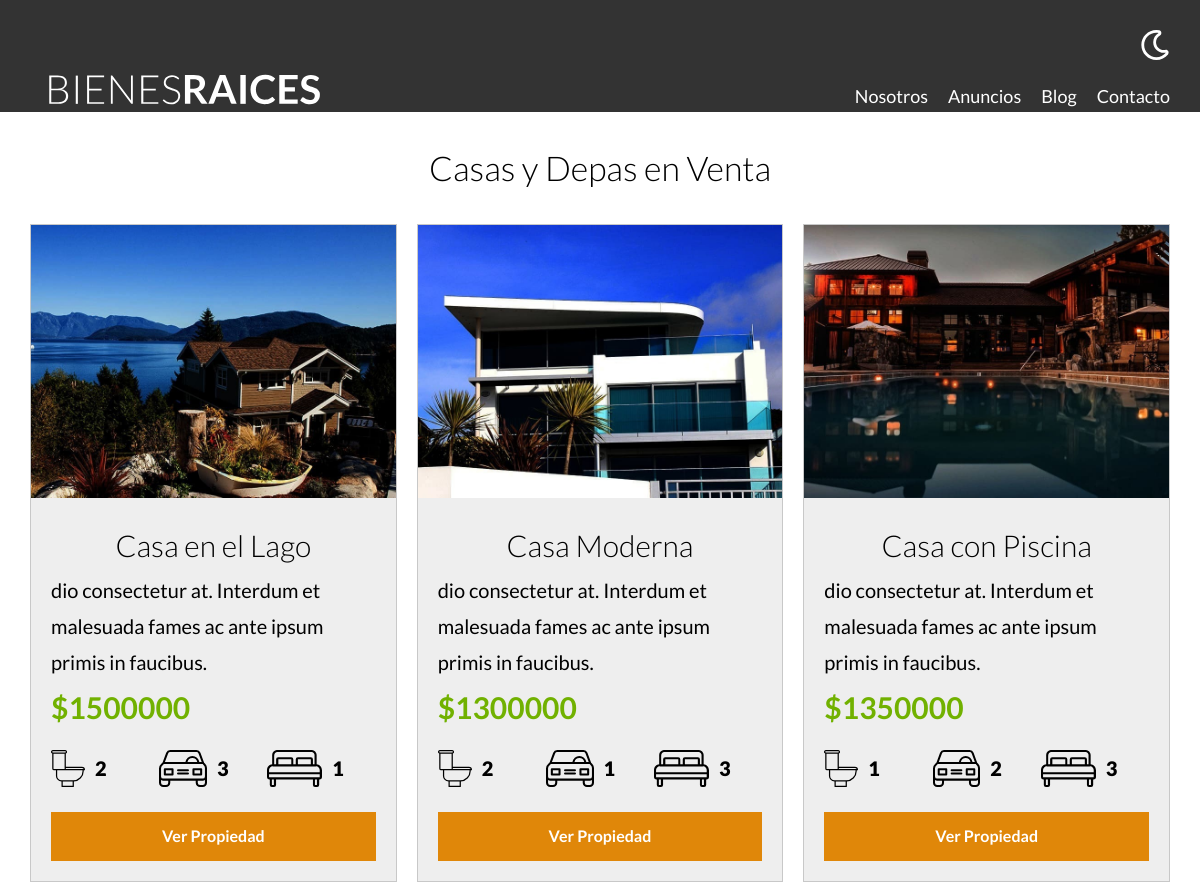
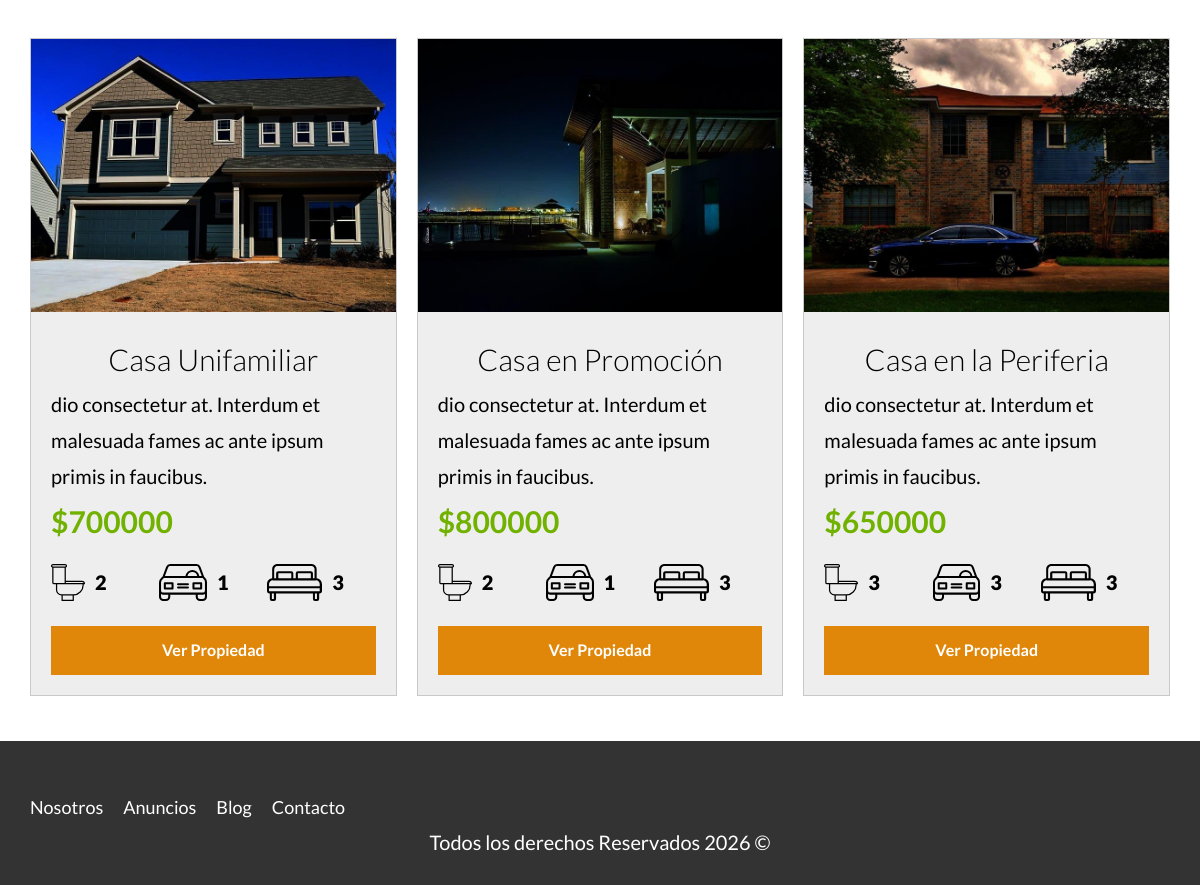
Screenshot of /propiedades with the database file from the repository (2 pictures, top to bottom).
### tables this page shows
CREATE TABLE `propiedades` (
    `id` int(11) NOT NULL AUTO_INCREMENT,
    `titulo` varchar(60) DEFAULT NULL,
    `precio` decimal(10, 2) DEFAULT NULL,
    `imagen` varchar(200) DEFAULT NULL,
    `descripcion` longtext,
    `habitaciones` int(11) DEFAULT NULL,
    `wc` int(11) DEFAULT NULL,
    `estacionamiento` int(11) DEFAULT NULL,
    `vendedorId` int(11) DEFAULT NULL,
    `creado` date DEFAULT NULL,
    PRIMARY KEY (`id`),
    KEY `vendedorId_idx` (`vendedorId`),
    CONSTRAINT `vendedorId` FOREIGN KEY (`vendedorId`) REFERENCES `vendedores` (`id`)
);

### app/Controllers/PaginasController.php (called while the page is built, shortened)
<?php
class PaginasController
{
    public static function propiedades(Router $router)
    {
        $propiedades = Propiedad::all();
        $router->render('paginas/propiedades', [
            'propiedades' => $propiedades,
        ]);
    }
}

### public/index.php (called while the page is built, shortened)
<?php
$router = new Router();
$router->get('/admin', [PropiedadController::class, 'index']);
$router->get('/propiedades/crear', [PropiedadController::class, 'crear']);
$router->post('/propiedades/crear', [PropiedadController::class, 'crear']);
$router->get('/propiedades/actualizar', [PropiedadController::class, 'actualizar']);
$router->post('/propiedades/actualizar', [PropiedadController::class, 'actualizar']);
$router->post('/propiedades/eliminar', [PropiedadController::class, 'eliminar']);
$router->get('/vendedores/crear', [VendedorController::class, 'crear']);
$router->post('/vendedores/crear', [VendedorController::class, 'crear']);
$router->get('/vendedores/actualizar', [VendedorController::class, 'actualizar']);
$router->post('/vendedores/actualizar', [VendedorController::class, 'actualizar']);
$router->post('/vendedores/eliminar', [VendedorController::class, 'eliminar']);
$router->get('/', [PaginasController::class, 'index']);
$router->get('/nosotros', [PaginasController::class, 'nosotros']);
$router->get('/propiedades', [PaginasController::class, 'propiedades']);
$router->get('/propiedad', [PaginasController::class, 'propiedad']);
$router->get('/blog', [PaginasController::class, 'blog']);
$router->get('/entrada-terraza', [PaginasController::class, 'entrada']);
$router->get('/entrada-exterior', [PaginasController::class, 'entrada']);
$router->get('/entrada-salon', [PaginasController::class, 'entrada']);
$router->get('/entrada-habitacion', [PaginasController::class, 'entrada']);
$router->get('/contacto', [PaginasController::class, 'contacto']);
$router->post('/contacto', [PaginasController::class, 'contacto']);
$router->get('/login', [LoginController::class, 'login']);
$router->get('/logout', [LoginController::class, 'logout']);
$router->post('/login', [LoginController::class, 'login']);
$router->comprobarRutas();

### app/Models/ActiveRecord.php (called while the page is built, shortened)
<?php
class ActiveRecord
{
    protected static $db;
    protected static $tabla = '';
    public static function setDB($database)
    {
        self::$db = $database;
    }
    public static function all()
    {
        $query = "SELECT * FROM " . static::$tabla;
        $resultado = self::consultarSQL($query);
        return $resultado;
    }
    public static function consultarSQL($query)
    {
        $resultado = self::$db->query($query);
        $array = [];
        while ($registro = $resultado->fetch_assoc()) {
            $array[] = static::crearObjeto($registro);
        }
        return $array;
    }
    protected static function crearObjeto($registro)
    {
        $objeto = new static();
        foreach ($registro as $key => $value) {
            if (property_exists($objeto, $key)) {
                $objeto->$key = $value;
            }
        }
        return $objeto;
    }
}

### views/paginas/listado.php (the view)
<div class="contenedor-anuncios">
    <?php foreach ($propiedades as $propiedad) { ?>
        <div class="anuncio">
            <img loading="lazy" src="/imagenes/<?php echo $propiedad->imagen; ?>" alt="anuncio">
            <div class="contenido-anuncio">
                <h3><?php echo $propiedad->titulo; ?></h3>
                <p><?php echo $propiedad->descripcion; ?></p>
                <p class="precio">$<?php echo $propiedad->precio; ?></p>
                <ul class="iconos-caracteristicas">
                    <li>
                        <img class="icono" loading="lazy" src="/build/img/icono_wc.svg" alt="icono wc">
                        <p><?php echo $propiedad->wc; ?></p>
                    </li>
                    <li>
                        <img class="icono" loading="lazy" src="/build/img/icono_estacionamiento.svg"
                            alt="icono estacionamiento">
                        <p><?php echo $propiedad->estacionamiento; ?></p>
                    </li>
                    <li>
                        <img class="icono" loading="lazy" src="/build/img/icono_dormitorio.svg" alt="icono habitaciones">
                        <p><?php echo $propiedad->habitaciones; ?></p>
                    </li>
                </ul>
                <a href="propiedad?id=<?php echo $propiedad->id; ?>" class="boton-amarillo-block">
                    Ver Propiedad
                </a>
            </div>
        </div>
    <?php }
    ; ?>
</div>

### views/paginas/propiedades.php
<main class="contenedor seccion">
    <h2>Casas y Depas en Venta</h2>
    <?php
    include 'listado.php';
    ?>
</main>

### app/Router.php (shortened to what this page needs)
<?php
class Router
{
    public $rutasGET = [];
    public $rutasPOST = [];
    public function get($url, $fn)
    {
        $this->rutasGET[$url] = $fn;
    }
    public function post($url, $fn)
    {
        $this->rutasPOST[$url] = $fn;
    }
    public function comprobarRutas()
    {
        $metodo = $_SERVER['REQUEST_METHOD'];
        $urlActual = $_SERVER['REQUEST_URI'] ?? '/';
        $urlActual = strtok($urlActual, '?');
        if ($metodo === 'GET') {
            $fn = $this->rutasGET[$urlActual] ?? null;
        } else {
            $fn = $this->rutasPOST[$urlActual] ?? null;
        }
        if ($fn) {
            call_user_func($fn, $this);
        } else {
            echo "Página No Encontrada (404)";
        }
    }
    public function render($view, $datos = [])
    {
        include __DIR__ . "/../views/$view.php";
        $contenido = ob_get_clean();
        include __DIR__ . "/../views/layout/layout.php";
    }
}

### views/layout/layout.php (shortened to what this page needs)
<?php
if (!isset($inicio)) {
    $inicio = false;
}
?>
<!DOCTYPE html>
<html lang="en">
<head>
    <link rel="stylesheet" href="/build/css/app.css">
</head>
<body>
    <header class="header <?php echo $inicio ? 'inicio' : ''; ?>">
        <div class="contenedor contenido-header">
            <div class="barra">
                <a href="/">
                    <img src="/build/img/logo.svg" alt="Logotipo de Bienes Raices">
                </a>
                <div class="derecha">
                    <img class="dark-mode-boton" src="/build/img/dark-mode.svg">
                    <nav class="navegacion">
                        <a href="/nosotros">Nosotros</a>
                        <a href="/propiedades">Anuncios</a>
                        <a href="/blog">Blog</a>
                        <a href="/contacto">Contacto</a>
                    </nav>
                </div>
            </div>
        </div>
    </header>
    <?php echo $contenido; ?>
    <footer class="footer seccion">
        <div class="contenedor contenedor-footer">
            <nav class="navegacion">
                <a href="/nosotros">Nosotros</a>
                <a href="/propiedades">Anuncios</a>
                <a href="/blog">Blog</a>
                <a href="/contacto">Contacto</a>
            </nav>
        </div>
        <p class="copyright">Todos los derechos Reservados <?php echo date('Y'); ?> &copy;</p>
    </footer>
</body>
</html>

### public/build/css/app.css (style rules this page uses)
*,:after,:before { box-sizing:border-box }
blockquote,body,dd,dl,figure,h1,h2,h3,h4,p { margin:0 }
html { height:100%;scroll-behavior:smooth }
body { line-height:1.5;min-height:100vh;text-rendering:optimizeSpeed;-webkit-font-smoothing:antialiased }
canvas,img,picture,svg,video { display:block;max-width:100% }
html { box-sizing:border-box;font-size:62.5% }
*,:after,:before { box-sizing:inherit }
body { font-family:Lato,sans-serif;font-size:1.6rem;line-height:1.8 }
p { font-size:2rem }
.contenedor { margin:0 auto;max-width:120rem;width:95% }
a { text-decoration:none }
img,picture { display:block;width:100% }
h1,h2,h3 { font-family:Lato,sans-serif;font-weight:300;margin:2.5rem 0;text-align:center }
h2 { font-size:3.4rem }
h3 { font-size:3rem }
.seccion { margin-bottom:2.5rem;margin-top:2.5rem }
.boton-amarillo-block { background-color:#e08709;border:none;color:#fff;display:block;font-weight:700;margin-top:2.5rem;padding:1rem 3rem;text-align:center;text-decoration:none }
.header { background-color:#333 }
.contenido-header { display:flex;flex-direction:column;justify-content:space-between }
.footer { background-color:#333;margin-bottom:0;padding:2.5rem 0 }
.footer .contenedor-footer { padding-top:2.5rem }
.footer .navegacion { height:auto;opacity:1;visibility:visible }
.footer .copyright { color:#fff;text-align:center }
.derecha { align-items:center;display:flex;flex-direction:column }
@media (min-width:768px) { .derecha { align-items:flex-end } }
.derecha .dark-mode-boton { filter:invert(100%);margin-bottom:2rem;margin-top:3rem;width:3rem }
@media (min-width:768px) { .derecha .dark-mode-boton { margin-top:0 } }
.barra { align-items:center;display:flex;flex-direction:column;padding-top:3rem }
@media (min-width:768px) { .barra { align-items:flex-end;flex-direction:row;justify-content:space-between } }
.navegacion { height:0;opacity:0;overflow:hidden;transition:all .3s ease-in-out;visibility:hidden }
@media (min-width:768px) { .navegacion { align-items:center;display:flex;height:auto;opacity:1;overflow:visible;visibility:visible } }
.navegacion a { color:#fff;display:block;font-size:2.2rem;margin-bottom:2rem;text-align:center;text-decoration:none }
@media (min-width:768px) { .navegacion a { font-size:1.8rem;margin-bottom:0;margin-right:2rem } }
@media (min-width:768px) { .navegacion a:last-of-type { margin-right:0 } }
.icono { text-align:center }
@media (min-width:768px) { .contenedor-anuncios { display:grid;gap:2rem;grid-template-columns:repeat(3,1fr) } }
.anuncio { background-color:#eee;border:1px solid #c8c8c8;margin-bottom:2rem }
.anuncio .contenido-anuncio { padding:2rem }
.anuncio h3,.anuncio p { margin:0 }
.precio { color:#71b100;font-size:3rem;font-weight:700 }
.iconos-caracteristicas { display:flex;list-style:none;max-width:40rem;padding:0 }
.iconos-caracteristicas li { display:flex;flex:1 }
.iconos-caracteristicas li img { flex:0 0 3rem;margin-right:1rem }
.iconos-caracteristicas li p { font-weight:900 }

### rows the page displays
propiedades: imagen (picture), titulo "Casa en el Lago", descripcion "dio consectetur at. Interdum et malesuada fames ac ante ipsum primis in faucibus.", precio "1500000", wc "2", estacionamiento "3", habitaciones "1"
propiedades: imagen (picture), titulo "Casa Moderna", descripcion "dio consectetur at. Interdum et malesuada fames ac ante ipsum primis in faucibus.", precio "1300000", wc "2", estacionamiento "1", habitaciones "3"
propiedades: imagen (picture), titulo "Casa con Piscina", descripcion "dio consectetur at. Interdum et malesuada fames ac ante ipsum primis in faucibus.", precio "1350000", wc "1", estacionamiento "2", habitaciones "3"
propiedades: imagen (picture), titulo "Casa Unifamiliar", descripcion "dio consectetur at. Interdum et malesuada fames ac ante ipsum primis in faucibus.", precio "700000", wc "2", estacionamiento "1", habitaciones "3"
propiedades: imagen (picture), titulo "Casa en Promoción", descripcion "dio consectetur at. Interdum et malesuada fames ac ante ipsum primis in faucibus.", precio "800000", wc "2", estacionamiento "1", habitaciones "3"
propiedades: imagen (picture), titulo "Casa en la Periferia", descripcion "dio consectetur at. Interdum et malesuada fames ac ante ipsum primis in faucibus.", precio "650000", wc "3", estacionamiento "3", habitaciones "3"
